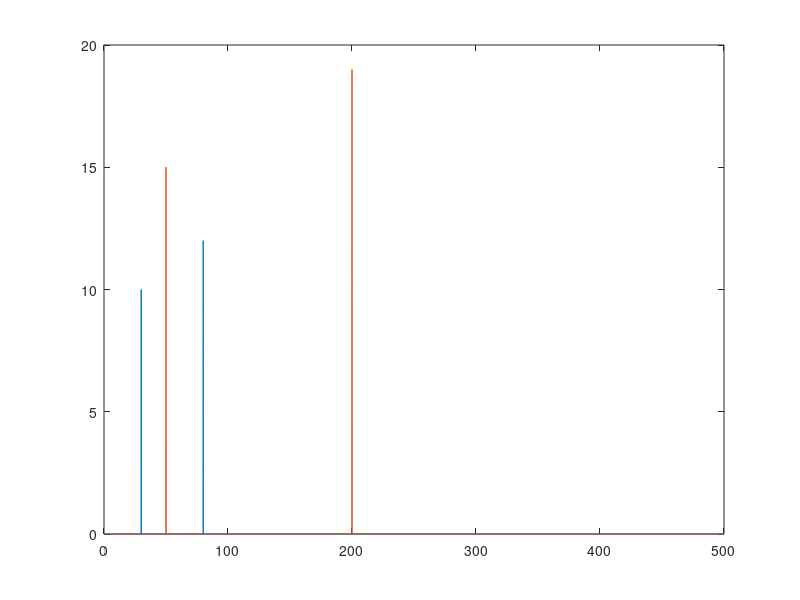
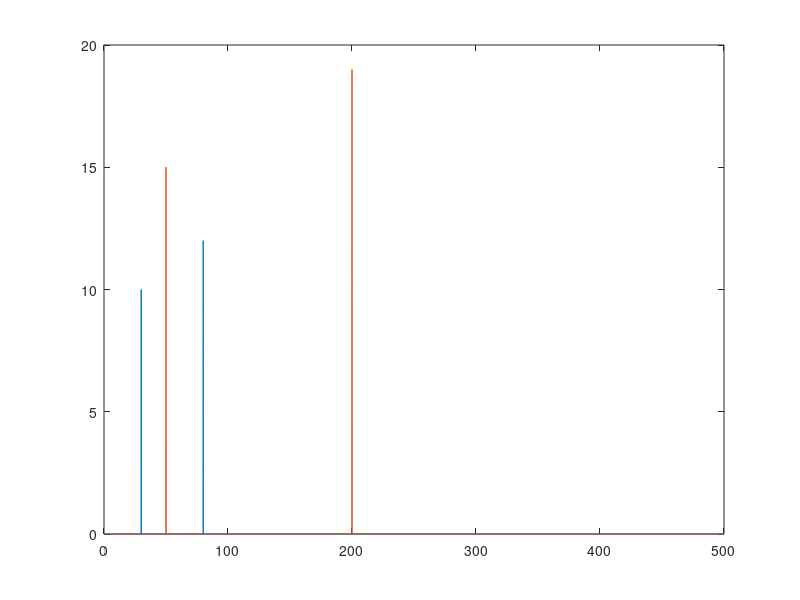

Here is the MATLAB script that generated these plots, in order:
t=0:0.001:100;
f=1000;
data1=10*sin(2*pi*30*t)+12*sin(2*pi*80*t);
data2=15*sin(2*pi*50*t)+19*sin(2*pi*200*t);

Int_start_hin=1;
Int_stop_hin=10000;
Int_start_back=20001;
Int_stop_back=30000;


Intervall_hin_1=data1(Int_start_hin:Int_stop_hin);
Intervall_back_1=data1(Int_start_back:Int_stop_back);
Intervall_hin_2=data2(Int_start_hin:Int_stop_hin);
Intervall_back_2=data2(Int_start_back:Int_stop_back);

X=2*fft(Intervall_hin_1)/length(Intervall_hin_1);
Spektrum_hin_1=abs(X(1:floor(length(X))/2));

X=2*fft(Intervall_back_1)/length(Intervall_back_1);
Spektrum_back_1=abs(X(1:floor(length(X))/2));

X=2*fft(Intervall_hin_2)/length(Intervall_hin_2);
Spektrum_hin_2=abs(X(1:floor(length(X))/2));

X=2*fft(Intervall_back_2)/length(Intervall_back_2);
Spektrum_back_2=abs(X(1:floor(length(X))/2));

f_max=f/2;
x_f=0:f/length(Intervall_hin_1):f_max-f/length(Intervall_hin_1);
figure(1)
plot(x_f,Spektrum_hin_1)
hold on;
plot(x_f,Spektrum_hin_2)

f_max=f/2;
x_f=0:f/length(Intervall_back_1):f_max-f/length(Intervall_back_1);
figure(2)
plot(x_f,Spektrum_back_1)
hold on;
plot(x_f,Spektrum_back_2)